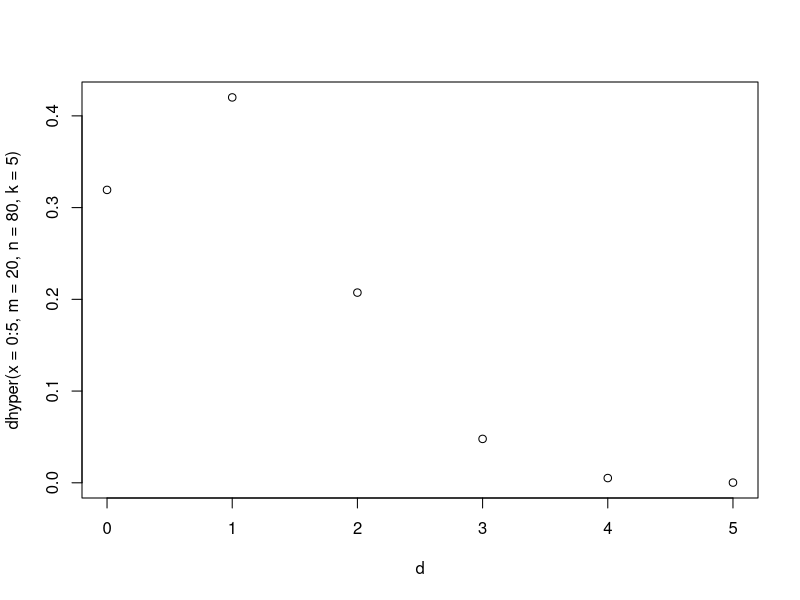

R code for this plot:
dhyper(x=2,m=3,n=17,k=3)*1/17#k是抽样个数

sum(dhyper(x=2,m=3,n=17,k=2*1:9)*1/(20-2*1:9))


#2.1
dhyper(x=0,m=20,n=80,k=5)

#2.2
phyper(q=3,m=20,n=80,k=5)#累计概率

sum(dhyper(x=0:3,m=20,n=80,k=5))

#2.3
d=0:5
sum(d*dhyper(x=0:5,m=20,n=80,k=5))


#2.4
sum(d*dhyper(x=0:5,m=20,n=80,k=5))


#2.5
square_E_x=(sum(d*dhyper(x=0:5,m=20,n=80,k=5)))^2
E_x_square=sum((d^2)*dhyper(x=0:5,m=20,n=80,k=5))
var_x=E_x_square-square_E_x
var_x

#2.6
plot(d,dhyper(x=0:5,m=20,n=80,k=5))


10*log10(255)
